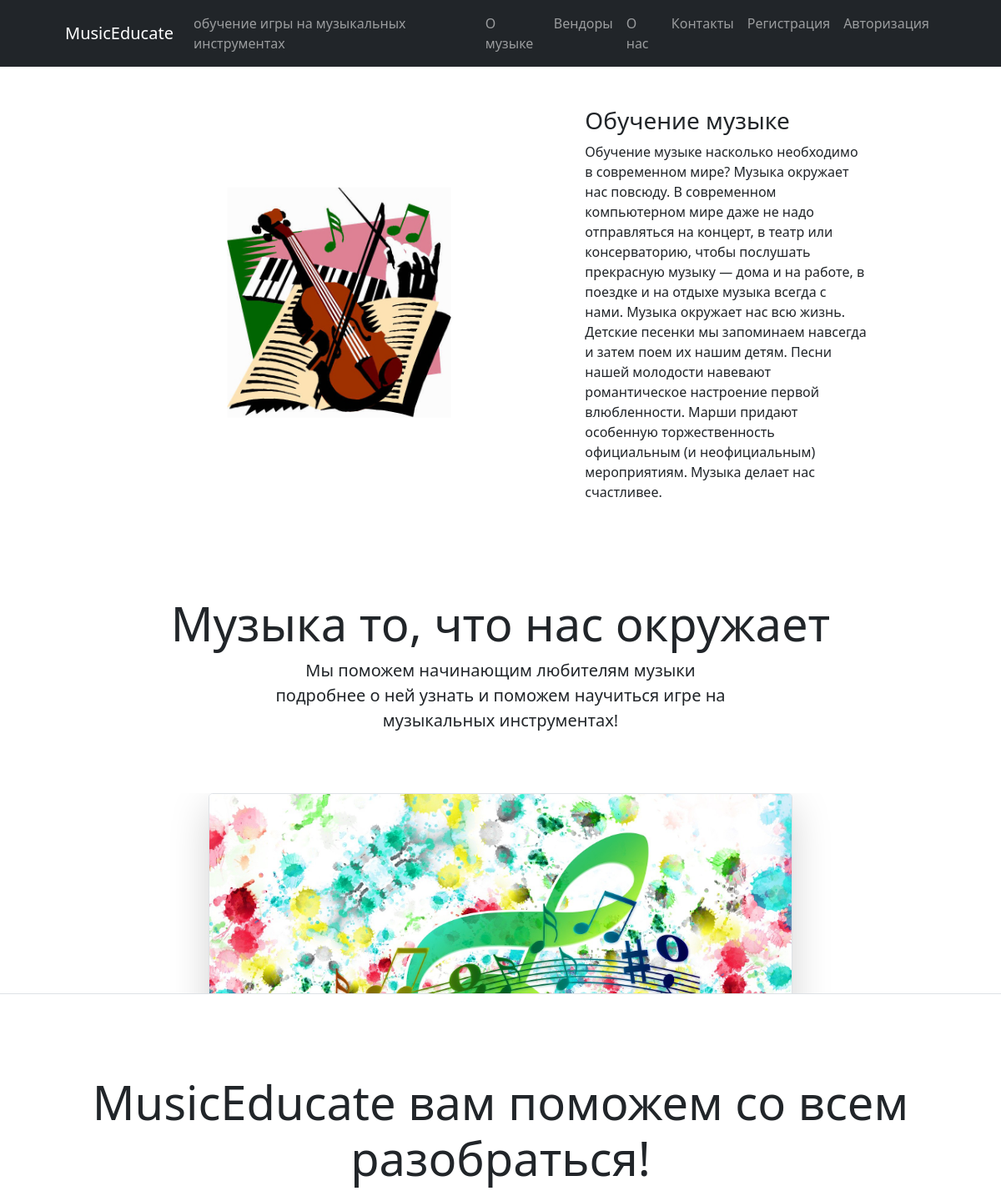
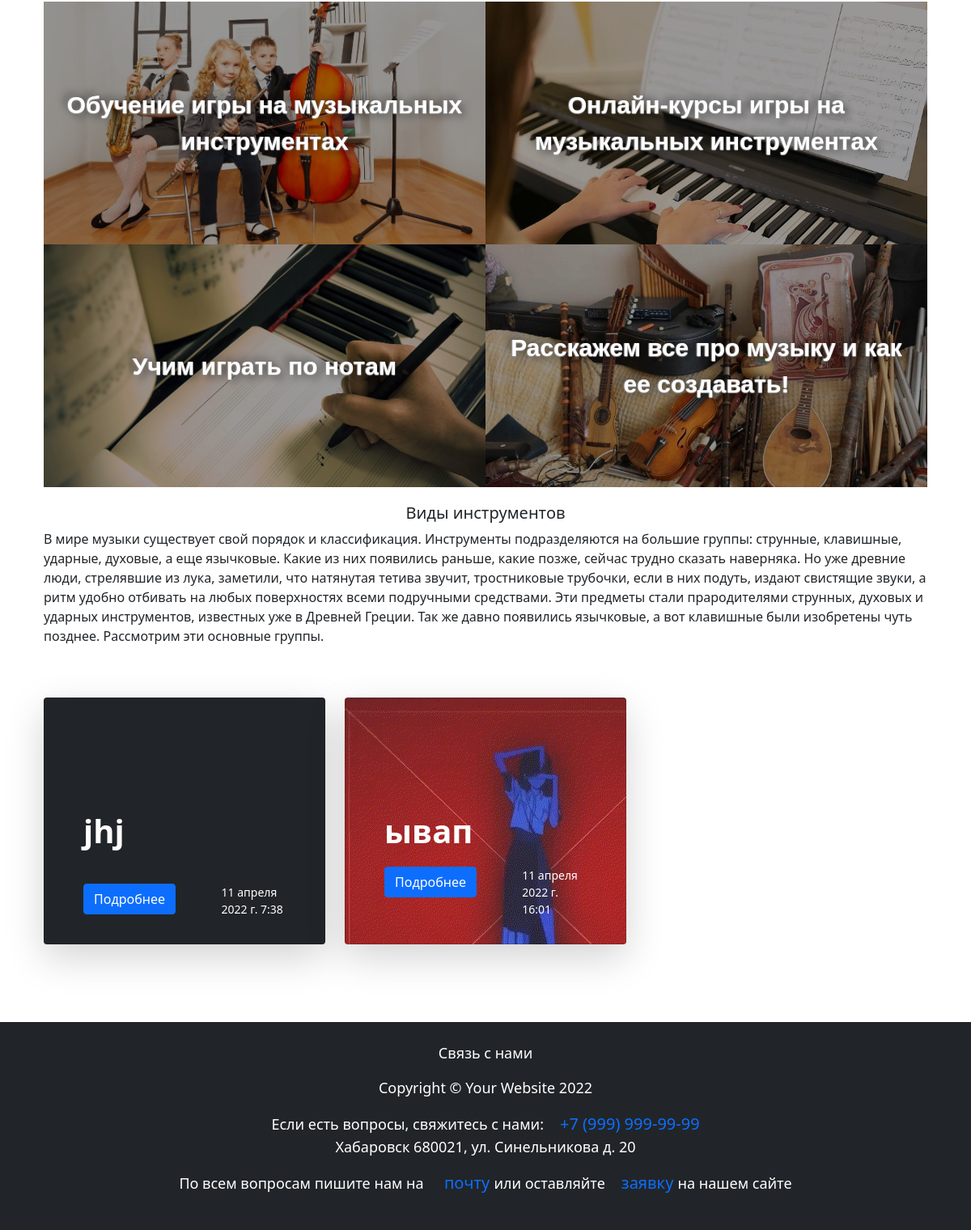
The page / on the database its author committed (2 pictures, top to bottom).
### tehprime/models.py (models this page shows, shortened)
class Cart(models.Model):
    title = CharField(max_length=100, verbose_name="Заголовок")
    sub_title = CharField(max_length=100, verbose_name="Подзаголовок")
    description = models.TextField(verbose_name="Описание")
    date_posted = models.DateTimeField(default=timezone.now)
    image0 = ImageField(default='', upload_to="cart/images",
                        verbose_name="Изображение на главной")
    image1 = ImageField(default='', upload_to="cart/images",
                        verbose_name="Изображение 1")
    image2 = ImageField(default='', upload_to="cart/images",
                        verbose_name="Изображение2")
    image3 = ImageField(default='', upload_to="cart/images",
                        verbose_name="Изображение3")
    image4 = ImageField(default='', upload_to="cart/images",
                        verbose_name="Изображение4")

### tehprime/views.py (the view)
# urls.py: path("", home, name="home"),
def home(request):
    cart = Cart.objects.all()
    return render(request, 'home.html', {'cart': cart})

### tehprime/templates/home.html (shortened to what this page needs)
{% load static %}
<!DOCTYPE html>
<html lang="en">
<head>
    <link href="https://cdn.jsdelivr.net/npm/bootstrap@5.1.3/dist/css/bootstrap.min.css" rel="stylesheet"
>
    <link href="https://cdn.jsdelivr.net/npm/bootstrap@5.0.2/dist/css/bootstrap.min.css" rel="stylesheet"
>
    <link rel="stylesheet" href="{% static 'main.css' %}">
</head>
{% include 'navbar/navbar.html' %}
<div class="container-fluid  col-10">
    {% block content %}
    <div class="container px-4 px-lg-5">
        <div class="row gx-4 gx-lg-5 align-items-center my-5">
            <div class="col-lg-7"><img class="img-fluid rounded mb-4 mb-lg-0" src="{% static 'images/1111.jpg' %}"  alt="..." /></div>
            <div class="col-lg-5">
                <h3 class="font-weight-light">Обучение музыке</h3>
                <p>Обучение музыке насколько необходимо в современном мире? Музыка окружает нас повсюду. В современном компьютерном мире даже не надо отправляться на концерт, в театр или консерваторию, чтобы послушать прекрасную музыку — дома и на работе, в поездке и на отдыхе музыка всегда с нами. Музыка окружает нас всю жизнь. Детские песенки мы запоминаем навсегда и затем поем их нашим детям. Песни нашей молодости навевают романтическое настроение первой влюбленности. Марши придают особенную торжественность официальным (и неофициальным) мероприятиям. Музыка делает нас счастливее.</p>
            </div>
        </div>
    </div>
</div>
<div class="px-4 pt-5 my-5 text-center border-bottom">
    <h1 class="display-4 ">Музыка то, что нас окружает</h1>
    <div class="col-lg-6 mx-auto">
      <p class="lead mb-4">Мы поможем начинающим любителям музыки подробнее о ней узнать и поможем научиться игре на музыкальных инструментах!</p>
    </div>
    <div class="overflow-hidden" style="max-height: 30vh;">
      <div class="container px-5">
        <img src="{% static 'images/11111.jpg' %}" class="img-fluid border rounded-3 shadow-lg mb-4" alt="Example image" width="700" height="500" loading="lazy">
      </div>
    </div>
  </div>
  <div class="container px-4 py-5" id="custom-cards">
    <h1 class="display-4 text-center">MusicEducate вам поможем со всем разобраться!</h1>
    <main class="sgroup-container">
      <section class="sgroup">
          <div class="title-box">Обучение игры на музыкальных инструментах
          </div>
      </section>
      <section class="sgroup">
          <div class="title-box">Онлайн-курсы игры на музыкаль­ных инструмен­тах</div>
      </section>
      <section class="sgroup">
          <div class="title-box">Учим играть по нотам</div>
      </section>
      <section class="sgroup">
          <div class="title-box">Расскажем все про музыку и как ее создавать!</div>
      </section>
  </main>
    <h5 class ='text-center'>Виды инструментов
       </h5>
       <p>В мире музыки существует свой порядок и классификация. Инструменты подразделяются на большие группы: струнные, клавишные, ударные, духовые, а еще язычковые. Какие из них появились раньше, какие позже, сейчас трудно сказать наверняка. Но уже древние люди, стрелявшие из лука, заметили, что натянутая тетива звучит, тростниковые трубочки, если в них подуть, издают свистящие звуки, а ритм удобно отбивать на любых поверхностях всеми подручными средствами. Эти предметы стали прародителями струнных, духовых и ударных инструментов, известных уже в Древней Греции. Так же давно появились язычковые, а вот клавишные были изобретены чуть позднее. Рассмотрим эти основные группы.</p>
    <div class="row row-cols-1 row-cols-lg-3 align-items-stretch g-4 py-5">
        {% for car in cart %}
      <div class="col">
        <div  class="card card-cover h-100  overflow-hidden text-white bg-dark rounded-5 shadow-lg" style="background-image: url('{{car.image0.url}}')" >
          <div class="d-flex flex-column h-100 p-5 pb-3 text-shadow-1">
            <h2 class="pt-5 mt-5 mb-4 display-6 lh-1 fw-bold">{{car.title}}</h2>
            <ul class="d-flex list-unstyled mt-auto">
              <li class="me-auto">
                <div class=" "><a class="btn btn-primary " href="{% url 'card_detail' car.id %}">Подробнее</a></div>
              </li>
              <li class="d-flex align-items-center me-3">
                <svg class="bi me-2" width="1em" height="1em"><use xlink:href="#geo-fill"/></svg>
              </li>
              <li class="d-flex align-items-center">
                <svg class="bi me-2" width="1em" height="1em"><use xlink:href="#calendar3"/></svg>
                <small>{{car.date_posted}}</small>
              </li>
            </ul>
          </div>
        </div>
      </div>
      {% endfor %}
    </div>
  </div>
    {% endblock %}
</body>
{% include 'navbar/footer.html' %}
</html>

### rows shown on the page
Cart: title "jhj", date_posted "11 апреля 2022 г. 7:38"
Cart: image0 (picture), title "ывап", date_posted "11 апреля 2022 г. 16:01"
